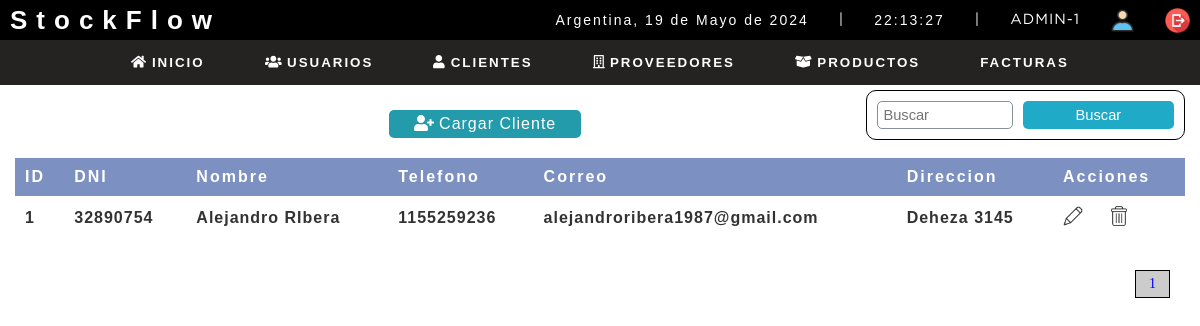
The page /sistema/lista_clientes.php (signed in) on the database as committed earlier.
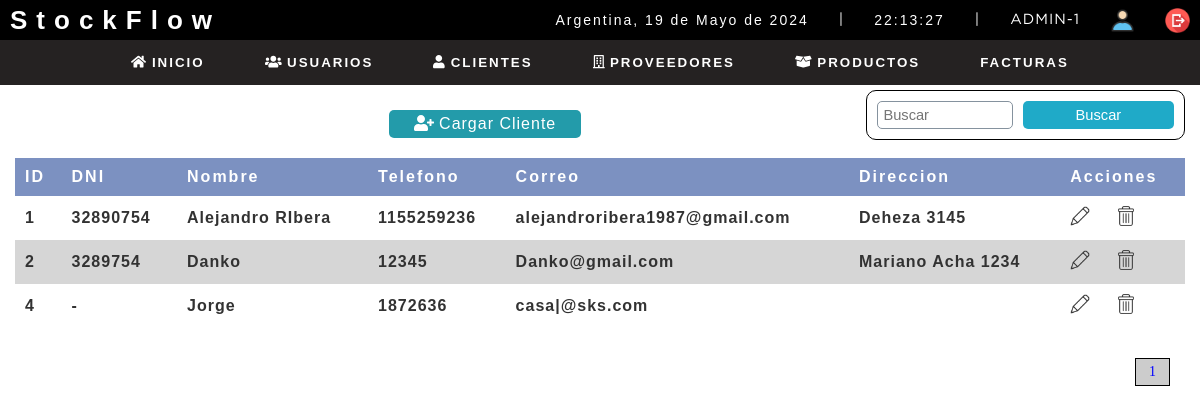
The same page on the database as committed later.
### tables this page shows
CREATE TABLE `cliente` (
  `idcliente` int(11) NOT NULL,
  `dni` int(11) DEFAULT NULL,
  `nombre` varchar(80) DEFAULT NULL,
  `telefono` int(11) DEFAULT NULL,
  `correo` varchar(200) DEFAULT NULL,
  `direccion` text DEFAULT NULL,
  `dateadd` datetime NOT NULL DEFAULT current_timestamp(),
  `usuario_id` int(11) NOT NULL,
  `estatus` int(11) NOT NULL DEFAULT 1
);

### sistema/lista_clientes.php (the view, shortened to what this page needs)
<?php
include "../conexion.php";
?>
<!DOCTYPE html>
<html lang="en">
<head>
	<?php  include "include/scripts.php" ?>
</head>
<body>
	<?php include "include/header.php" ?>
	<section id="container">
		<h1><i class="fas fa-users"></i> Lista de Clientes</h1>
        <a href="registro_cliente.php" class="btn_new"><i class="fas fa-user-plus"></i> Cargar Cliente</a>
        <form action="buscar_cliente.php" method="get" class="form_search">
            <input type="text" name="busqueda" id="busqueda" placeholder="Buscar">
            <input type="submit" value="Buscar" class="btn_search">
        </form>
        <table>
            <tr>
                <th>ID</th>
                <th>DNI</th>
                <th>Nombre</th>
                <TH>Telefono</TH>
                <th>Correo</th>
                <th>Direccion</th>
                <th>Acciones</th>
            </tr>
        <?php
            $sql_registe = mysqli_query($conection, "SELECT COUNT(*) as total_registro FROM cliente WHERE estatus = 1;");
            $result_register = mysqli_fetch_array($sql_registe);
            $total_registro = $result_register['total_registro'];
            $por_pagina = 5;
            if(empty($_GET['pagina']))
            {
                $pagina = 1;
            }else{
                $pagina = $_GET['pagina'];
            }
            $desde = ($pagina-1) * $por_pagina;
            $total_paginas = ceil($total_registro / $por_pagina);
            $query = mysqli_query($conection, "SELECT * FROM cliente
                                                WHERE estatus = 1
                                                LIMIT $desde,$por_pagina
                                                ");
            $result = mysqli_num_rows($query);
            if($result > 0)
            {
                while ($data = mysqli_fetch_array($query)){
                    if($data['dni'] == 0)
                    {
                        $dni = "-";
                    }else{
                        $dni = $data['dni'];
                    }
        ?>
                <tr>
                    <td><?php echo $data["idcliente"];?></td>
                    <td><?php echo $dni;?></td>
                    <td><?php echo $data["nombre"];?></td>
                    <td><?php echo $data["telefono"];?></td>
                    <td><?php echo $data["correo"];?></td>
                    <td><?php echo $data["direccion"];?></td>
                    <td>
                        <a class="link_edit" href="editar_cliente.php?id=<?php echo $data["idcliente"];?>"><img src="img/editar.png" alt=""></a>
                        <?php
                            if($_SESSION['rol'] == 1 || $_SESSION['rol'] == 2){
                        ?>
                        <a class="link_delete" href="eliminar_confirmar_cliente.php?id=<?php echo $data["idcliente"];?>"><img src="img/eliminar.png" alt="eliminar"></a>
                        <?php
                            }
                        ?>
                    </td>
                </tr>
            <?php
                }
            }
            ?>
        </table>
        <div class="paginador">
            <ul>
                <?php
                    for($i=1; $i <= $total_paginas; $i++)
                    {
                        if($i == $pagina)
                        {
                            echo '<li class="pageSelected">'.$i.'</li>';
                        }else{
                            echo '<li><a href="?pagina='.$i.'">'.$i.'</a></li>';
                        }
                    }
                ?>
            </ul>
        </div>
	</section>
</body>
</html>

Rows that differ between the two databases and show on the page:
added cliente: idcliente "2", dni "3289754", nombre "Danko", telefono "12345", correo "Danko@gmail.com", direccion "Mariano Acha 1234"
added cliente: idcliente "4", dni "-", nombre "Jorge", telefono "1872636", correo "casa|@sks.com"
